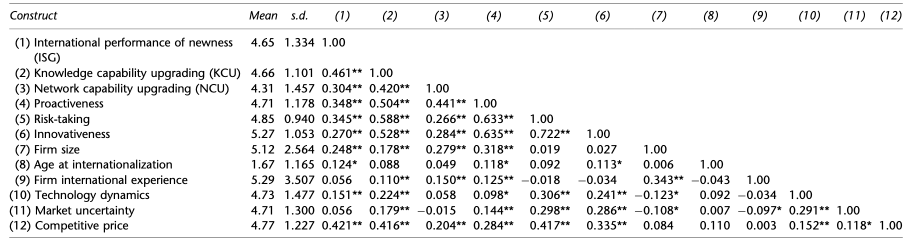
#> input picture opencv/table-2.png, 1842 x 484 px (shown at 1/2 size)
$ python opencv.py --image table-2.png   (older library calls are emulated)
#> lines starting #> are read from the running program, lines starting #| are printed output that depends on the picture; after the words box and inside, x2 and y2 are one past the last pixel; in counts of white or black regions, pixels touching at a corner belong together
# import the necessary packages
import argparse
import imutils
import cv2
import numpy as np

# construct the argument parser and parse the arguments
ap = argparse.ArgumentParser()
ap.add_argument("-i", "--image", required=True,
                help="path to input image")
args = vars(ap.parse_args())

# load the input image (whose path was supplied via command line
# argument) and display the image to our screen
image = cv2.imread(args["image"])
#> image is the input picture: shape (484, 1842, 3); min 0, max 255, mean 237.6
cv2.imshow("Image", image)
cv2.waitKey(0)

# convert the image to grayscale
thresh = cv2.cvtColor(image, cv2.COLOR_BGR2GRAY)

# applying edge detection we can find the outlines of objects in
# images
edged = cv2.Canny(thresh, 50, 150, apertureSize=3)
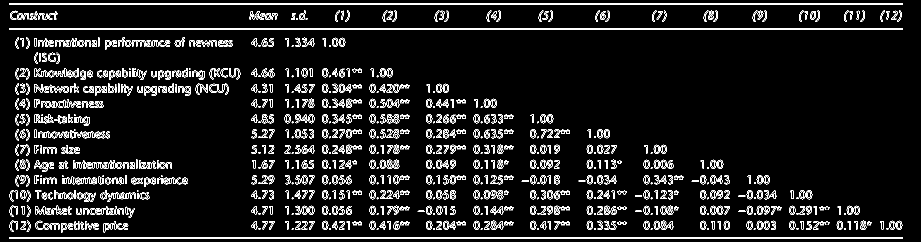
#> edged: shape (484, 1842) (shown at 1/2 size); 6.9% white in thin lines or dots

minLineLength = 100
maxLineGap = 10
lines = cv2.HoughLinesP(edged, 1, np.pi / 180, 100, minLineLength, maxLineGap)
#> lines = 74 rows, first 6: [19, 56, 1805, 56], [18, 476, 1805, 476], [18, 474, 1805, 474], [18, 6, 1805, 6], [18, 58, 1805, 58], [18, 8, 1805, 8]
for i in lines:
    for x1, y1, x2, y2 in i:
        cv2.line(thresh, (x1, y1), (x2, y2), (255, 255, 0), 2)
#> this loop made 74 passes
#> i on passes 1 to 12: [[19, 56, 1805, 56]], [[18, 476, 1805, 476]], [[18, 474, 1805, 474]], [[18, 6, 1805, 6]], [[18, 58, 1805, 58]], [[18, 8, 1805, 8]], [[1321, 397, 1332, 397]], [[678, 458, 688, 458]], [[603, 458, 614, 458]], [[774, 412, 784, 412]], [[1081, 428, 1091, 428]], [[773, 397, 784, 397]]
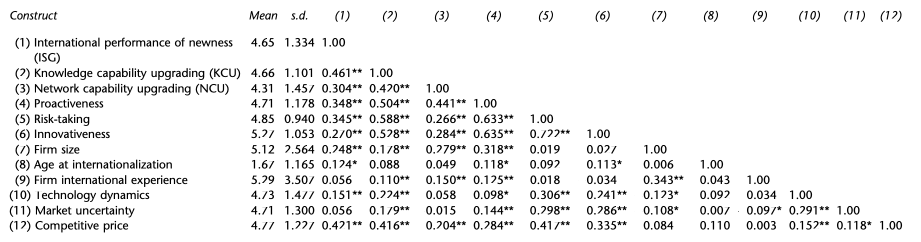
#> thresh: shape (484, 1842) (shown at 1/2 size); min 0, max 255, mean 239.1
cv2.imshow('img', thresh)
cv2.waitKey(0)

thresh = cv2.GaussianBlur(thresh,(11,11),0)

thresh = cv2.threshold(thresh, 225, 255, cv2.THRESH_BINARY_INV)[1]
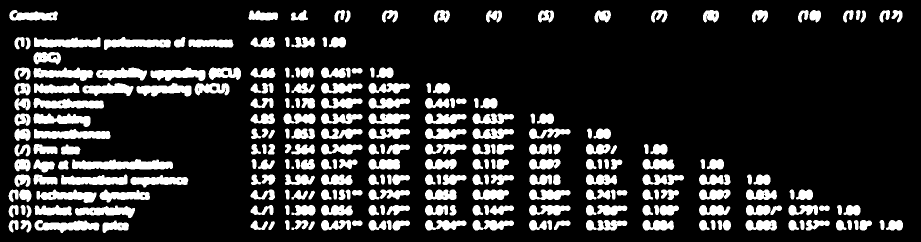
#> thresh: shape (484, 1842) (shown at 1/2 size); 17.7% white; 264 white regions, largest, box (x1, y1, x2, y2) and area: (144, 318, 346, 339) 3171, (68, 258, 221, 278) 2274, (67, 196, 208, 217) 2104
cv2.imshow("Thresh", thresh)
cv2.waitKey(0)


# similarly, dilations can increase the size of the ground objects
thresh = thresh.copy()
thresh = cv2.dilate(thresh, None, iterations=5)
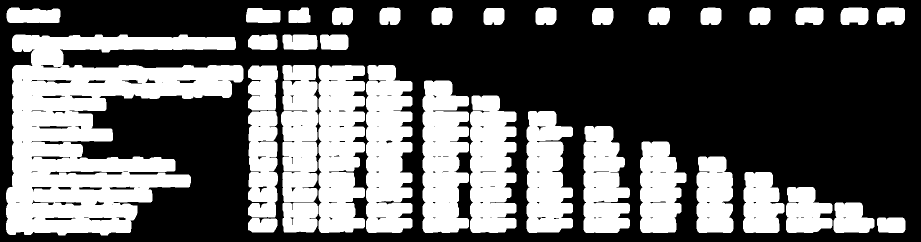
#> thresh: shape (484, 1842) (shown at 1/2 size); 38.9% white; 36 white regions
cv2.imshow("Dilated", thresh)
cv2.waitKey(0)

# find contours (i.e., outlines) of the foreground objects in the
# thresholded image
cnts, _ = cv2.findContours(thresh.copy(), cv2.RETR_EXTERNAL,
                           cv2.CHAIN_APPROX_SIMPLE)
#> cnts = 36 contours; largest, box (x1, y1, x2, y2) and area: (12, 69, 487, 471) 104113, (637, 130, 730, 466) 26479, (732, 130, 825, 466) 26276, (845, 161, 938, 466) 22976, (940, 191, 1033, 466) 21308
# cnts = cnts[0] if imutils.is_cv2() else cnts[1]
output = image.copy()

# loop over the contours
for c in cnts:
    # draw each contour on the output image with a 3px thick purple
    # outline, then display the output contours one at a time
    cv2.drawContours(output, [c], -1, (240, 0, 159), 3)
#> this loop made 36 passes
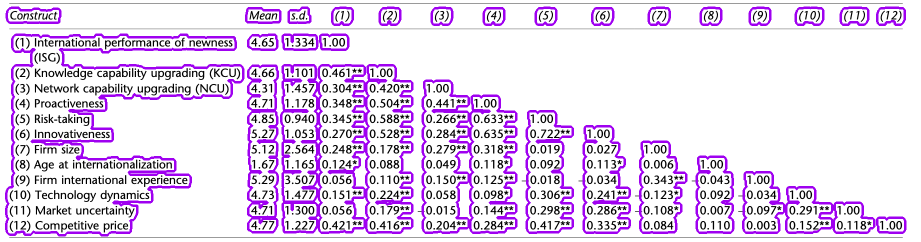
#> output: shape (484, 1842, 3) (shown at 1/2 size); 9.63% of pixels changed, all inside (x1, y1, x2, y2) = (10, 13, 1813, 473)

cv2.imshow("Contours", output)
cv2.waitKey(0)

# draw the total number of contours found in purple
text = "I found {} objects!".format(len(cnts))
#> text = 'I found 36 objects!'
cv2.putText(output, text, (10, 25), cv2.FONT_HERSHEY_SIMPLEX, 0.7,
            (240, 0, 159), 2)
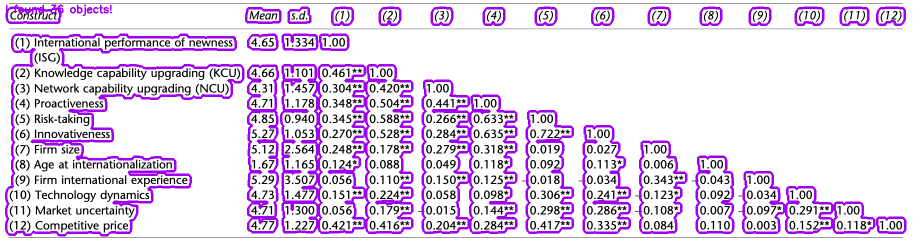
#> output: shape (484, 1842, 3) (shown at 1/2 size); 0.13% of pixels changed, all inside (x1, y1, x2, y2) = (12, 9, 224, 32)
cv2.imshow("Contours", output)
cv2.waitKey(0)


# a typical operation we may want to apply is to take our mask and
# apply a bitwise AND to our input image, keeping only the masked
# regions
mask = thresh.copy()
output = cv2.bitwise_and(image, image, mask=mask)
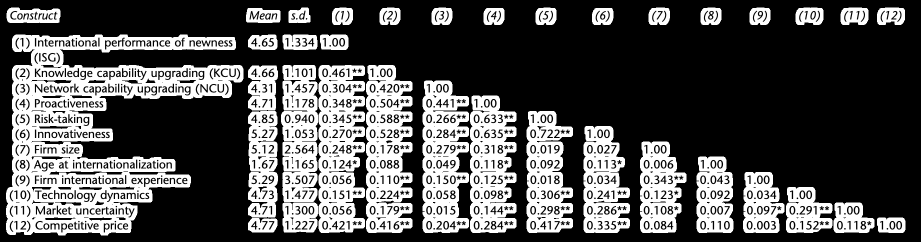
#> output: shape (484, 1842, 3) (shown at 1/2 size); min 0, max 255, mean 83.1
cv2.imshow("Output", output)
cv2.waitKey(0)

$ run again, on opencv/table2.png
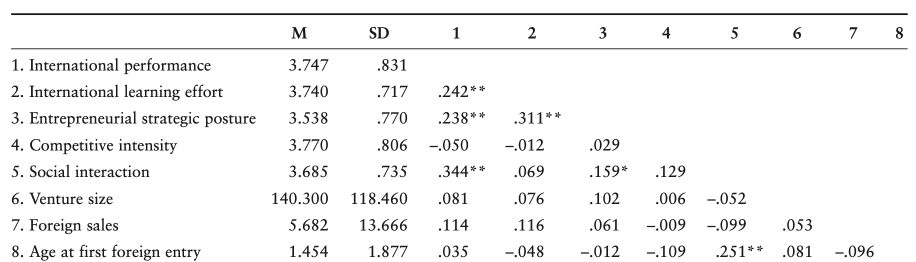
#> input picture opencv/table2.png, 1832 x 524 px (shown at 1/2 size)
#> image is the input picture: shape (524, 1832, 3); mean B, G, R 243.9, 243.9, 243.9
#> `edged = cv2.Canny(thresh, 50, 150, apertureSize=3)`:
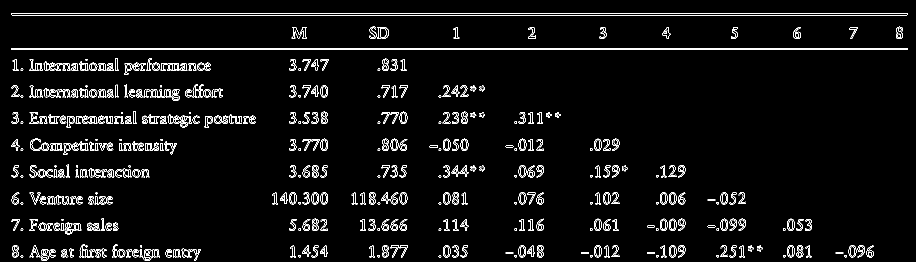
#> edged: shape (524, 1832) (shown at 1/2 size); 4% white in thin lines or dots
#> lines = 66 rows, first 6: [22, 96, 1815, 96], [24, 30, 1813, 30], [22, 98, 1815, 98], [22, 26, 1814, 26], [462, 232, 472, 232], [1672, 507, 1685, 507]
#> the loop `for i in lines:` made 66 passes
#> cnts = 69 contours; largest, box (x1, y1, x2, y2) and area: (17, 22, 1821, 36) 21664, (54, 216, 518, 261) 13826, (54, 163, 452, 208) 12168, (18, 483, 407, 524) 11592, (54, 110, 428, 155) 11052
#> the loop `for c in cnts:` made 69 passes
#> c on pass 11: [[1289, 448], [1289, 458], [1299, 458], [1299, 448]]
#> text = 'I found 69 objects!'
#> `output = cv2.bitwise_and(image, image, mask=mask)`:
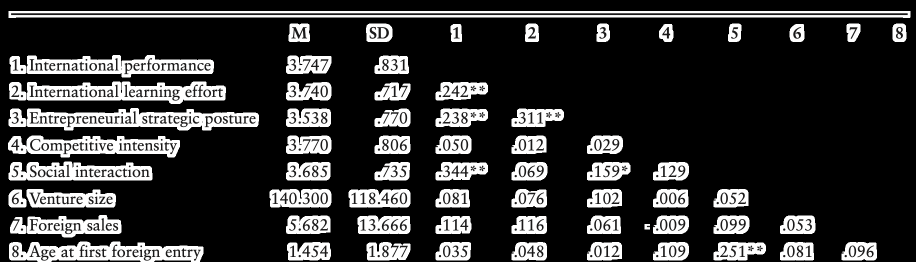
#> output: shape (524, 1832, 3) (shown at 1/2 size); mean B, G, R 52.7, 52.7, 52.8

$ run again, on opencv/table4.png
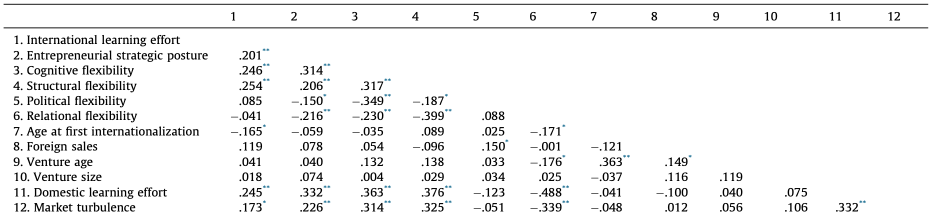
#> input picture opencv/table4.png, 1876 x 442 px (shown at 1/2 size)
#> image is the input picture: shape (442, 1876, 3); mean B, G, R 242.1, 242.1, 242
#> `edged = cv2.Canny(thresh, 50, 150, apertureSize=3)`:
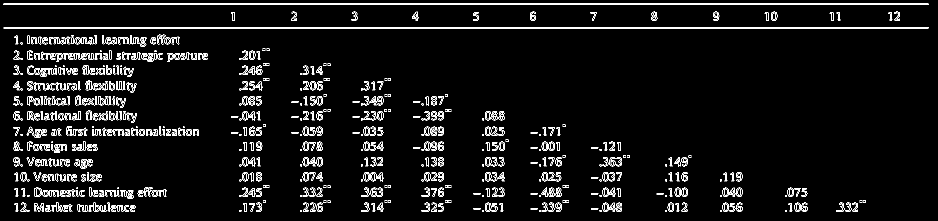
#> edged: shape (442, 1876) (shown at 1/2 size); 4.8% white in thin lines or dots
#> lines = 100 rows, first 6: [7, 9, 1856, 9], [7, 56, 1856, 56], [7, 54, 1856, 54], [7, 7, 1856, 7], [947, 386, 961, 386], [862, 422, 873, 422]
#> the loop `for i in lines:` made 100 passes
#> cnts = 24 contours; largest, box (x1, y1, x2, y2) and area: (20, 63, 422, 430) 94412, (473, 91, 545, 430) 18208, (578, 121, 666, 430) 17672, (716, 151, 787, 430) 15440, (831, 182, 908, 430) 13102
#> the loop `for c in cnts:` made 24 passes
#> text = 'I found 24 objects!'
#> `output = cv2.bitwise_and(image, image, mask=mask)`:
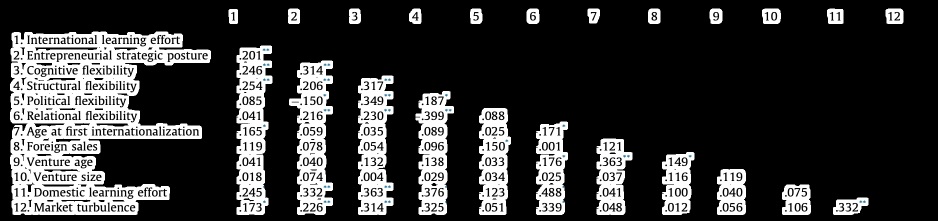
#> output: shape (442, 1876, 3) (shown at 1/2 size); mean B, G, R 54.9, 54.9, 54.8
